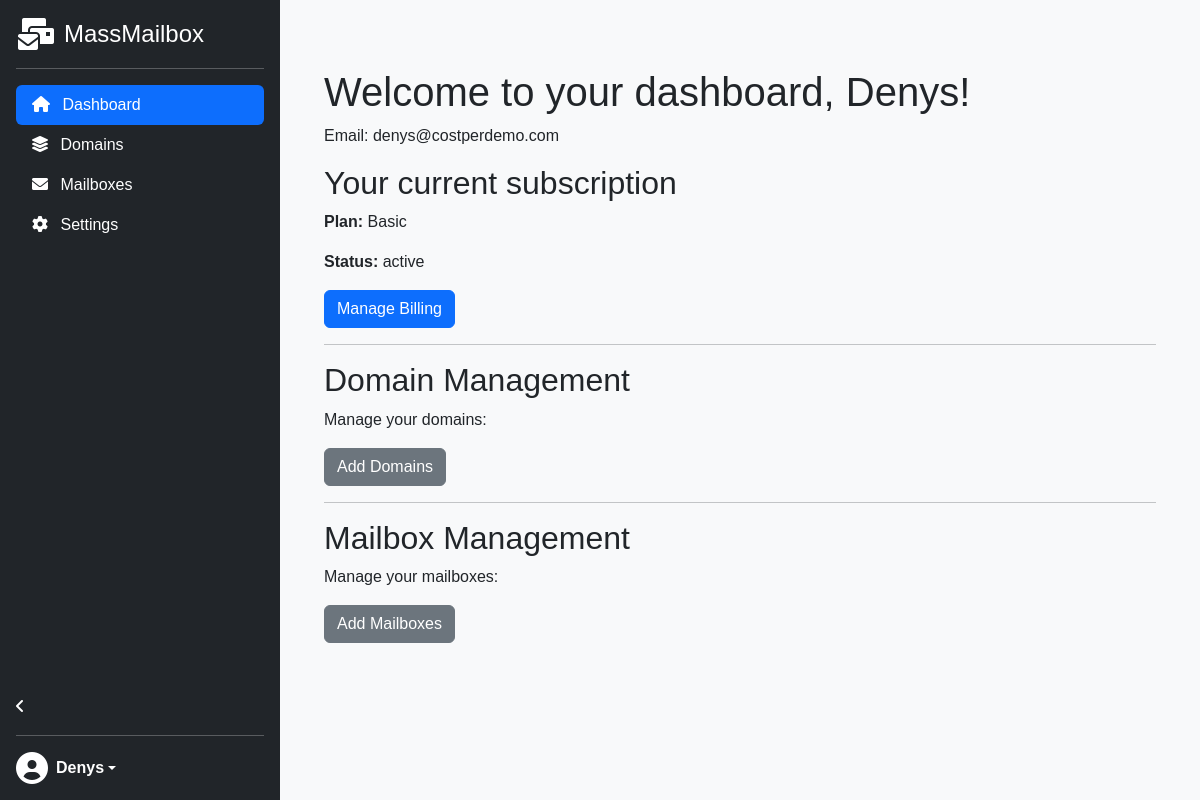
The page /dashboard (signed in) on the database its author committed.
### app/models/user.py (models this page shows)
class User(UserMixin, db.Model):
    __tablename__ = 'user'
    id = db.Column(db.Integer, primary_key=True)
    email = db.Column(db.String(150), unique=True, nullable=False)
    password = db.Column(db.String(150), nullable=False)
    first_name = db.Column(db.String(150), nullable=False)
    last_name = db.Column(db.String(150), nullable=False)
    stripe_customer_id = db.Column(db.String(100), nullable=True)
    stripe_subscription_id = db.Column(db.String(100), nullable=True)
    stripe_plan_id = db.Column(db.String(100), nullable=True)
    subscription_status = db.Column(db.String(50), nullable=True)
    cloudflare_email = db.Column(db.String(150), nullable=True)
    cloudflare_api_key = db.Column(db.String(100), nullable=True)
    smartlead_api_key = db.Column(db.String(100), nullable=True)
    domains = db.relationship('Domain', backref='user', lazy=True)
    mailboxes = db.relationship('Mailbox', backref='user', lazy=True)

### app/views/dashboard_views.py (the view)
@dashboard.route('/dashboard')
@login_required
def dashboard_view():
    stripe_basic_plan_id = current_app.config['STRIPE_BASIC_PLAN_ID']
    stripe_pro_plan_id = current_app.config['STRIPE_PRO_PLAN_ID']
    stripe_expert_plan_id = current_app.config['STRIPE_EXPERT_PLAN_ID']
    plan_names = {
        stripe_basic_plan_id: 'Basic',
        stripe_pro_plan_id: 'Pro',
        stripe_expert_plan_id: 'Expert'
    }
    plan_name = plan_names.get(current_user.stripe_plan_id, 'Unknown Plan')
    missing_credentials = not (current_user.cloudflare_email and current_user.cloudflare_api_key and current_user.smartlead_api_key)
    return render_template(
        'dashboard.html',
        stripe_basic_plan_id=stripe_basic_plan_id,
        stripe_pro_plan_id=stripe_pro_plan_id,
        stripe_expert_plan_id=stripe_expert_plan_id,
        plan_name=plan_name,
        missing_credentials=missing_credentials
    )

### app/__init__.py (called while the page is built)
@login_manager.user_loader
def load_user(user_id):
    from app.models.user import User
    return User.query.get(int(user_id))

### app/templates/dashboard.html (shortened to what this page needs)
{% extends "base.html" %}
{% block content %}
    <div class="container mt-5">
        <h1>Welcome to your dashboard, {{ current_user.first_name }}!</h1>
        <p>Email: {{ current_user.email }}</p>
        {% if current_user.subscription_status == 'active' %}
            <h2>Your current subscription</h2>
            <p><strong>Plan:</strong> {{ plan_name }}</p>
            <p><strong>Status:</strong> {{ current_user.subscription_status }}</p>
            <a class="btn btn-primary" href="{{ url_for('dashboard.billing') }}">Manage Billing</a>
        {% endif %}
        <hr>
        <h2>Domain Management</h2>
        <p>Manage your domains:</p>
        <a class="btn btn-secondary" href="{{ url_for('domain.manage_domains') }}">Add Domains</a>
        <hr>
        <h2>Mailbox Management</h2>
        <p>Manage your mailboxes:</p>
        <a class="btn btn-secondary" href="{{ url_for('mailbox.manage_mailboxes') }}">Add Mailboxes</a>
    </div>
{% endblock %}

### app/templates/base.html (shortened to what this page needs)
<!DOCTYPE html>
<html lang="en">
<head>
    <link href="https://cdn.jsdelivr.net/npm/bootstrap@5.3.0/dist/css/bootstrap.min.css" rel="stylesheet">
    <link rel="stylesheet" href="{{ url_for('static', filename='css/dashstyle.css') }}">
    <link rel="stylesheet" href="https://cdnjs.cloudflare.com/ajax/libs/font-awesome/6.0.0-beta3/css/all.min.css">
</head>
<body>
    {% if current_user.is_authenticated %}
    <div class="wrapper">
        <div id="sidebar" class="d-flex flex-column flex-shrink-0 p-3 text-bg-dark sidebar" style="width: 280px;">
            <a href="/" class="d-flex align-items-center mb-3 mb-md-0 me-md-auto text-white text-decoration-none">
                <i class="fas fa-mail-bulk pe-none me-2" style="font-size: 32px;"></i>
                <span class="fs-4 logo-text">MassMailbox</span>
            </a>
            <hr>
            <ul class="nav nav-pills flex-column mb-auto">
                <li class="nav-item">
                    <a href="{{ url_for('dashboard.dashboard_view') }}" class="nav-link active" aria-current="page">
                        <i class="fas fa-home pe-none me-2"></i>
                        <span>Dashboard</span>
                    </a>
                </li>
                <li>
                    <a href="{{ url_for('domain.manage_domains') }}" class="nav-link text-white">
                        <i class="fas fa-layer-group pe-none me-2"></i>
                        <span>Domains</span>
                    </a>
                </li>
                <li>
                    <a href="{{ url_for('mailbox.manage_mailboxes') }}" class="nav-link text-white">
                        <i class="fas fa-envelope pe-none me-2"></i>
                        <span>Mailboxes</span>
                    </a>
                </li>
                <li>
                    <a href="{{ url_for('dashboard.settings') }}" class="nav-link text-white">
                        <i class="fas fa-cog pe-none me-2"></i>
                        <span>Settings</span>
                    </a>
                </li>
            </ul>
            <div class="collapse-icon">
                <i id="toggleSidebar" class="fas fa-angle-left"></i>
            </div>
            <hr>
            <div class="dropdown">
                <a href="#" class="d-flex align-items-center text-white text-decoration-none dropdown-toggle" data-bs-toggle="dropdown" aria-expanded="false">
                    <i class="fas fa-user-circle" style="font-size: 32px;"></i>
                    <strong class="ms-2">{{ current_user.first_name }}</strong>
                </a>
            </div>
        </div>
        <div class="content">
            <div class="container-fluid">
                {% block content %}{% endblock %}
            </div>
        </div>
    </div>
    {% endif %}
</body>
</html>

### app/static/css/dashstyle.css (style rules this page uses)
body { font-family: 'Arial', sans-serif; }
.wrapper { display: flex; height: 100vh; }
.sidebar { min-height: 100vh; width: 280px; background: #343a40; color: #fff; }
.content { flex-grow: 1; padding: 20px; background-color: #f8f9fa; margin-top: 0; }
.nav-link.active { background-color: #0d6efd; }

### rows shown on the page
User: first_name "Denys", email "denys@costperdemo.com", subscription_status "active"

### other values the page prints
{{ plan_name }} "Basic"
